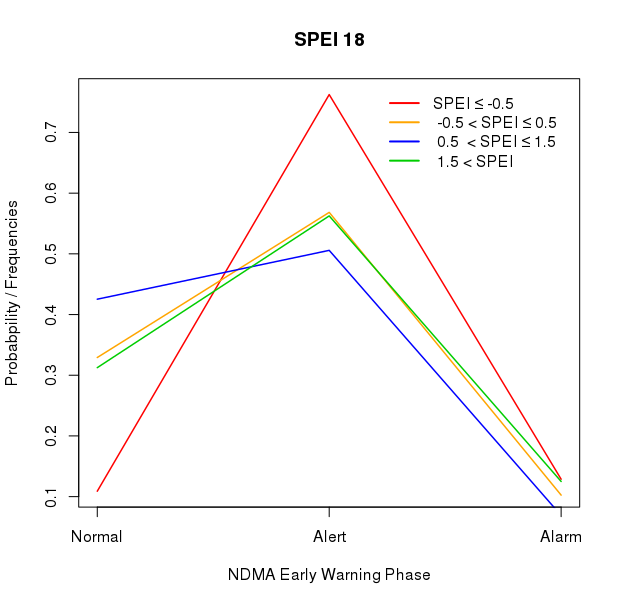

Write the R code that produced this figure.
rm(list=ls())

WDuni<-c("/its/home/mn301/foodSystems/dataFS") # uni
WDhome<-c("/home/trennion/foodSystems/dataFS") # doma

setwd(WDuni)
setwd(WDhome)

load("Main/Phase06.RData")

#+++++++++++++++++++++++++++++++++++++++++++++++++++++++++++++++++++++++++++++++++++++++++++++++++++++++++++++++++++++++++++++++++++++++++++++++++++++++++++++++++++++++++++++++++++++++++++++++++++++++++++++++++++++++++++++++++++++
library(plm)
library(pglm)
#+++++++++++++++++++++++++++++++++++++++++++++++++++++++++++++++++++++++++++++++++++++++++++++++++++++++++++++++++++++++++++++++++++++++++++++++++++++++++++++++++++++++++++++++++++++++++++++++++++++++++++++++++++++++++++++++++++++
#+++++++++++++++++++++++++++++++++++++++++++++++++++++++++++++++++++++++++++++++++++++++++++++++++++++++++++++++++++++++++++++++++++++++++++++++++++++++++++++++++++++++++++++++++++++++++++++++++++++++++++++++++++++++++++++++++++++
#----------------------------------------------------------------------------------------------------------------------------------------------------------------------------------------------------------------------------------------------------------------

Phase08<-Phase06
Phase08$SPEI18c<-NA
Phase08$SPEI18c[Phase08$SPEI18<= -0.5  &Phase08$SPEI18> -1.5  ]<-1
Phase08$SPEI18c[Phase08$SPEI18<= 0.5  &Phase08$SPEI18> -0.5  ]<-2
Phase08$SPEI18c[Phase08$SPEI18<= 1.5  &Phase08$SPEI18> 0.5  ]<-3
Phase08$SPEI18c[Phase08$SPEI18> 1.5  ]<-4

table(Phase08$SPEI18c,Phase08$SPEI3c)
plot(Phase08$SPEI18c,Phase08$SPEI3c)
boxplot(Phase08$SPEI18~Phase08$SPEI18c)
table(Phase08$PhaseInt,Phase08$SPEI18c)
prop.table(table(Phase08$PhaseInt,Phase08$SPEI18c),2)
frequencies7<-prop.table(table(Phase08$PhaseInt,Phase08$SPEI18c),2)


plot(frequencies7[,1],type='l',col=2,lwd=1.5,xaxt = "n", main='SPEI 18',xlab='NDMA Early Warning Phase',
     ylab=c("Probabpility / Frequencies"))
lines(frequencies7[,2],type='l',col='orange',lwd=1.5)
lines(frequencies7[,3],type='l',col=4,lwd=1.5)
lines(frequencies7[,4],type='l',col=3,lwd=1.5)
axis(1, at=1:3, labels=c("Normal","Alert","Alarm"))
legend(2.2, y = 0.78,
       legend=c('SPEI \u2264 -0.5',' -0.5 < SPEI \u2264 0.5',' 0.5  < SPEI \u2264 1.5',' 1.5 < SPEI'),
       bty = "n",lwd=2, cex=1, col=c(2,"orange",4,3), lty=c(1,1))

#----------------------------------------------------------------------------------------------------------------------------------------------------------------------------------------------------------------------------------------------------------------
# now trying a bit different categories

Phase08$SPEI18c4<-NA
Phase08$SPEI18c4[Phase08$SPEI18<= -1]<-1
Phase08$SPEI18c4[Phase08$SPEI18<= 0  &Phase08$SPEI18> -1 ]<-2
Phase08$SPEI18c4[Phase08$SPEI18<= 1  &Phase08$SPEI18> 0  ]<-3
Phase08$SPEI18c4[Phase08$SPEI18> 1  ]<-4

table(Phase08$SPEI18c4)
boxplot(Phase08$SPEI18~Phase08$SPEI18c4)
table(Phase08$PhaseInt,Phase08$SPEI18c4)
prop.table(table(Phase08$PhaseInt,Phase08$SPEI18c4),2)
frequencies8<-prop.table(table(Phase08$PhaseInt,Phase08$SPEI18c4),2)

plot(frequencies8[,1],type='l',lwd=1.5,col=2,xaxt = "n",main='SPEI 18', xlab='NDMA Early Warning Phase',
     ylab=c("Probabpility / Frequencies"))
lines(frequencies8[,2],type='l',col='orange',lwd=1.5)
lines(frequencies8[,3],type='l',col=4,lwd=1.5)
lines(frequencies8[,4],type='l',col=3,lwd=1.5)
axis(1, at=1:3, labels=c("Normal","Alert","Alarm"))
legend(2.31, y = 0.76,
       legend=c('SPEI \u2264 -1',' -1 < SPEI \u2264 0',' 0 < SPEI \u2264 1',' 1 < SPEI'),
       bty = "n",lwd=2, cex=1, col=c(2,"orange",4,3), lty=c(1,1))
